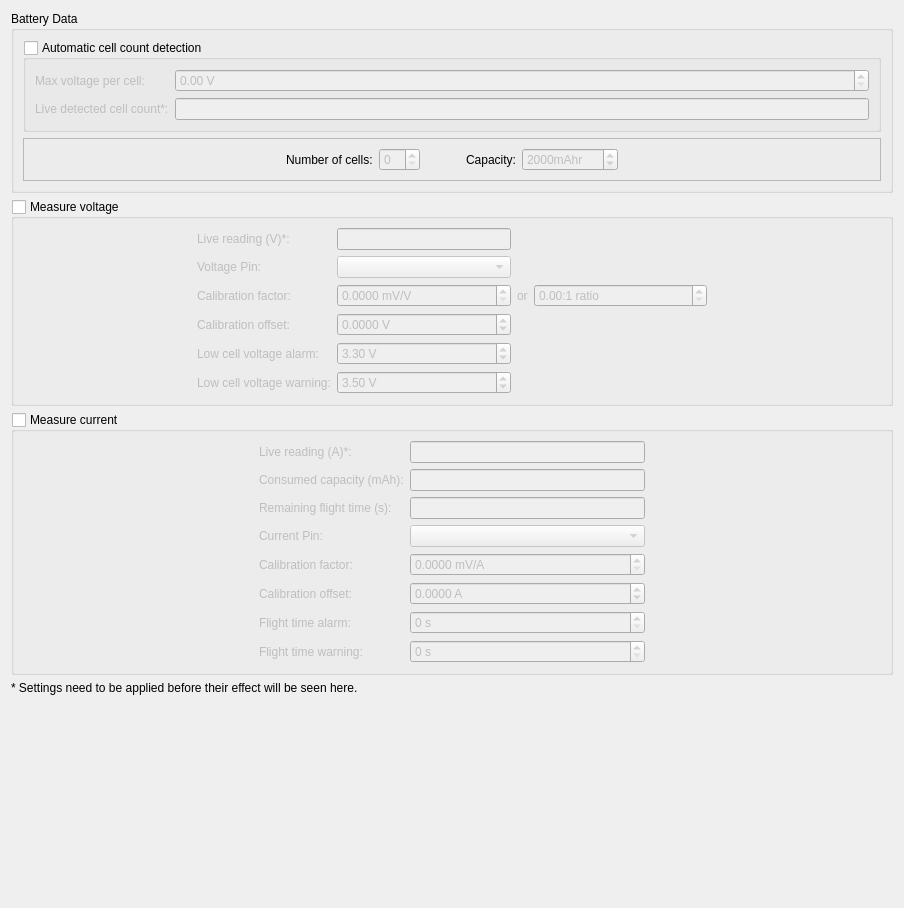
         <widget class="QWidget" name="scrollAreaWidgetContents_2">
          <property name="geometry">
           <rect>
            <x>0</x>
            <y>0</y>
            <width>904</width>
            <height>908</height>
           </rect>
          </property>
          <layout class="QVBoxLayout" name="verticalLayout_14">
           <item>
            <widget class="QGroupBox" name="gbBatteryData">
             <property name="title">
              <string>Battery Data</string>
             </property>
             <layout class="QVBoxLayout" name="verticalLayout_5">
              <item>
               <widget class="QGroupBox" name="gbAutoCellDetection">
                <property name="enabled">
                 <bool>true</bool>
                </property>
                <property name="title">
                 <string>Automatic cell count detection</string>
                </property>
                <property name="checkable">
                 <bool>true</bool>
                </property>
                <property name="checked">
                 <bool>false</bool>
                </property>
                <layout class="QFormLayout" name="formLayout_6">
                 <item row="0" column="0">
                  <widget class="QLabel" name="lblMaxCellVoltage">
                   <property name="text">
                    <string>Max voltage per cell:</string>
                   </property>
                  </widget>
                 </item>
                 <item row="0" column="1">
                  <widget class="QDoubleSpinBox" name="sbMaxCellVoltage">
                   <property name="enabled">
                    <bool>false</bool>
                   </property>
                   <property name="suffix">
                    <string> V</string>
                   </property>
                   <property name="singleStep">
                    <double>0.050000000000000</double>
                   </property>
                   <property name="value">
                    <double>0.000000000000000</double>
                   </property>
                   <property name="objrelation" stdset="0">
                    <stringlist>
                     <string>objname:FlightBatterySettings</string>
                     <string>fieldname:MaxCellVoltage</string>
                    </stringlist>
                   </property>
                  </widget>
                 </item>
                 <item row="1" column="0">
                  <widget class="QLabel" name="lblLiveCellCount">
                   <property name="text">
                    <string>Live detected cell count*:</string>
                   </property>
                  </widget>
                 </item>
                 <item row="1" column="1">
                  <widget class="QLineEdit" name="leLiveCellCount">
                   <property name="readOnly">
                    <bool>true</bool>
                   </property>
                   <property name="objrelation" stdset="0">
                    <stringlist>
                     <string>objname:FlightBatteryState</string>
                     <string>fieldname:DetectedCellCount</string>
                    </stringlist>
                   </property>
                  </widget>
                 </item>
                </layout>
               </widget>
              </item>
              <item>
               <widget class="QFrame" name="frame">
                <property name="minimumSize">
                 <size>
                  <width>0</width>
                  <height>0</height>
                 </size>
                </property>
                <property name="frameShape">
                 <enum>QFrame::StyledPanel</enum>
                </property>
                <property name="frameShadow">
                 <enum>QFrame::Raised</enum>
                </property>
                <layout class="QGridLayout" name="gridLayout_3">
                 <item row="0" column="1">
                  <widget class="QLabel" name="lblNumBatteryCells">
                   <property name="enabled">
                    <bool>true</bool>
                   </property>
                   <property name="sizePolicy">
                    <sizepolicy hsizetype="Minimum" vsizetype="Preferred">
                     <horstretch>0</horstretch>
                     <verstretch>0</verstretch>
                    </sizepolicy>
                   </property>
                   <property name="text">
                    <string>Number of cells:</string>
                   </property>
                  </widget>
                 </item>
                 <item row="0" column="2">
                  <widget class="QSpinBox" name="sb_numBatteryCells">
                   <property name="enabled">
                    <bool>false</bool>
                   </property>
                   <property name="minimum">
                    <number>0</number>
                   </property>
                   <property name="objrelation" stdset="0">
                    <stringlist>
                     <string>objname:FlightBatterySettings</string>
                     <string>fieldname:NbCells</string>
                    </stringlist>
                   </property>
                  </widget>
                 </item>
                 <item row="0" column="3">
                  <spacer name="horizontalSpacer_10">
                   <property name="orientation">
                    <enum>Qt::Horizontal</enum>
                   </property>
                   <property name="sizeType">
                    <enum>QSizePolicy::Fixed</enum>
                   </property>
                   <property name="sizeHint" stdset="0">
                    <size>
                     <width>40</width>
                     <height>20</height>
                    </size>
                   </property>
                  </spacer>
                 </item>
                 <item row="0" column="4">
                  <widget class="QLabel" name="lblBatteryCapacity">
                   <property name="enabled">
                    <bool>true</bool>
                   </property>
                   <property name="text">
                    <string>Capacity:</string>
                   </property>
                  </widget>
                 </item>
                 <item row="0" column="6">
                  <spacer name="horizontalSpacer_4">
                   <property name="orientation">
                    <enum>Qt::Horizontal</enum>
                   </property>
                   <property name="sizeHint" stdset="0">
                    <size>
                     <width>40</width>
                     <height>20</height>
                    </size>
                   </property>
                  </spacer>
                 </item>
                 <item row="0" column="5">
                  <widget class="QSpinBox" name="sb_batteryCapacity">
                   <property name="enabled">
                    <bool>false</bool>
                   </property>
                   <property name="suffix">
                    <string>mAhr</string>
                   </property>
                   <property name="minimum">
                    <number>1</number>
                   </property>
                   <property name="maximum">
                    <number>1000000</number>
                   </property>
                   <property name="singleStep">
                    <number>100</number>
                   </property>
                   <property name="value">
                    <number>2000</number>
                   </property>
                   <property name="objrelation" stdset="0">
                    <stringlist>
                     <string>objname:FlightBatterySettings</string>
                     <string>fieldname:Capacity</string>
                    </stringlist>
                   </property>
                  </widget>
                 </item>
                 <item row="0" column="0">
                  <spacer name="horizontalSpacer_11">
                   <property name="orientation">
                    <enum>Qt::Horizontal</enum>
                   </property>
                   <property name="sizeHint" stdset="0">
                    <size>
                     <width>40</width>
                     <height>20</height>
                    </size>
                   </property>
                  </spacer>
                 </item>
                </layout>
               </widget>
              </item>
             </layout>
            </widget>
           </item>
           <item>
            <widget class="QGroupBox" name="gb_measureVoltage">
             <property name="title">
              <string>Measure voltage</string>
             </property>
             <property name="checkable">
              <bool>true</bool>
             </property>
             <property name="checked">
              <bool>false</bool>
             </property>
             <layout class="QGridLayout" name="gridLayout_2">
              <item row="6" column="1">
               <widget class="QLabel" name="label_11">
                <property name="text">
                 <string>Low cell voltage alarm:</string>
                </property>
               </widget>
              </item>
              <item row="6" column="2">
               <widget class="QDoubleSpinBox" name="sb_lowVoltageAlarm">
                <property name="suffix">
                 <string> V</string>
                </property>
                <property name="singleStep">
                 <double>0.100000000000000</double>
                </property>
                <property name="value">
                 <double>3.300000000000000</double>
                </property>
                <property name="objrelation" stdset="0">
                 <stringlist>
                  <string>objname:FlightBatterySettings</string>
                  <string>fieldname:CellVoltageThresholds</string>
                  <string>element:Alarm</string>
                 </stringlist>
                </property>
               </widget>
              </item>
              <item row="2" column="4">
               <widget class="QDoubleSpinBox" name="sb_voltageRatio">
                <property name="sizePolicy">
                 <sizepolicy hsizetype="Expanding" vsizetype="Fixed">
                  <horstretch>0</horstretch>
                  <verstretch>0</verstretch>
                 </sizepolicy>
                </property>
                <property name="suffix">
                 <string>:1 ratio</string>
                </property>
               </widget>
              </item>
              <item row="1" column="1">
               <widget class="QLabel" name="label_23">
                <property name="text">
                 <string>Voltage Pin:</string>
                </property>
               </widget>
              </item>
              <item row="2" column="2">
               <widget class="QDoubleSpinBox" name="sb_voltageFactor">
                <property name="suffix">
                 <string> mV/V</string>
                </property>
                <property name="decimals">
                 <number>4</number>
                </property>
                <property name="maximum">
                 <double>1000.000000000000000</double>
                </property>
                <property name="singleStep">
                 <double>0.010000000000000</double>
                </property>
                <property name="objrelation" stdset="0">
                 <stringlist>
                  <string>objname:FlightBatterySettings</string>
                  <string>fieldname:SensorCalibrationFactor</string>
                  <string>element:Voltage</string>
                 </stringlist>
                </property>
               </widget>
              </item>
              <item row="7" column="1">
               <widget class="QLabel" name="label_12">
                <property name="text">
                 <string>Low cell voltage warning:</string>
                </property>
               </widget>
              </item>
              <item row="7" column="2">
               <widget class="QDoubleSpinBox" name="sb_lowVoltageWarning">
                <property name="suffix">
                 <string> V</string>
                </property>
                <property name="singleStep">
                 <double>0.100000000000000</double>
                </property>
                <property name="value">
                 <double>3.500000000000000</double>
                </property>
                <property name="objrelation" stdset="0">
                 <stringlist>
                  <string>objname:FlightBatterySettings</string>
                  <string>fieldname:CellVoltageThresholds</string>
                  <string>element:Warning</string>
                 </stringlist>
                </property>
               </widget>
              </item>
              <item row="0" column="2">
               <widget class="QLineEdit" name="le_liveVoltageReading">
                <property name="readOnly">
                 <bool>true</bool>
                </property>
                <property name="objrelation" stdset="0">
                 <stringlist>
                  <string>objname:FlightBatteryState</string>
                  <string>fieldname:Voltage</string>
                 </stringlist>
                </property>
               </widget>
              </item>
              <item row="5" column="1">
               <widget class="QLabel" name="label_31">
                <property name="text">
                 <string>Calibration offset:</string>
                </property>
               </widget>
              </item>
              <item row="5" column="2">
               <widget class="QDoubleSpinBox" name="sb_voltageOffSet">
                <property name="suffix">
                 <string> V</string>
                </property>
                <property name="decimals">
                 <number>4</number>
                </property>
                <property name="minimum">
                 <double>-100.000000000000000</double>
                </property>
                <property name="maximum">
                 <double>100.000000000000000</double>
                </property>
                <property name="singleStep">
                 <double>0.100000000000000</double>
                </property>
                <property name="objrelation" stdset="0">
                 <stringlist>
                  <string>objname:FlightBatterySettings</string>
                  <string>fieldname:SensorCalibrationOffset</string>
                  <string>element:Voltage</string>
                 </stringlist>
                </property>
               </widget>
              </item>
              <item row="1" column="2">
               <widget class="QComboBox" name="cbVoltagePin">
                <property name="toolTip">
                 <string>&lt;html&gt;&lt;head/&gt;&lt;body&gt;&lt;p&gt;Select an ADC pin to measure the voltage. Pins not available with the current board configuration are labeled &amp;quot;Disabled&amp;quot;. These pins may be enabled by settings on the &amp;quot;Hardware&amp;quot; tab. Pins labeled &amp;quot;N/A&amp;quot; are not available due to the board hardware design.&lt;/p&gt;&lt;/body&gt;&lt;/html&gt;</string>
                </property>
                <property name="objrelation" stdset="0">
                 <stringlist>
                  <string>objname:FlightBatterySettings</string>
                  <string>fieldname:VoltagePin</string>
                 </stringlist>
                </property>
               </widget>
              </item>
              <item row="2" column="1">
               <widget class="QLabel" name="label_13">
                <property name="text">
                 <string>Calibration factor:</string>
                </property>
               </widget>
              </item>
              <item row="0" column="1">
               <widget class="QLabel" name="label_14">
                <property name="text">
                 <string>Live reading (V)*:</string>
                </property>
               </widget>
              </item>
              <item row="1" column="0">
               <spacer name="horizontalSpacer">
                <property name="orientation">
                 <enum>Qt::Horizontal</enum>
                </property>
                <property name="sizeHint" stdset="0">
                 <size>
                  <width>40</width>
                  <height>20</height>
                 </size>
                </property>
               </spacer>
              </item>
              <item row="2" column="3">
               <widget class="QLabel" name="label_5">
                <property name="text">
                 <string>or</string>
                </property>
               </widget>
              </item>
              <item row="2" column="5">
               <spacer name="horizontalSpacer_2">
                <property name="orientation">
                 <enum>Qt::Horizontal</enum>
                </property>
                <property name="sizeHint" stdset="0">
                 <size>
                  <width>40</width>
                  <height>20</height>
                 </size>
                </property>
               </spacer>
              </item>
             </layout>
            </widget>
           </item>
           <item>
            <widget class="QGroupBox" name="gb_measureCurrent">
             <property name="title">
              <string>Measure current</string>
             </property>
             <property name="checkable">
              <bool>true</bool>
             </property>
             <property name="checked">
              <bool>false</bool>
             </property>
             <layout class="QGridLayout" name="gridLayout_4">
              <item row="0" column="1">
               <widget class="QLabel" name="label_9">
                <property name="text">
                 <string>Live reading (A)*:</string>
                </property>
               </widget>
              </item>
              <item row="0" column="2">
               <widget class="QLineEdit" name="le_liveCurrentReading">
                <property name="readOnly">
                 <bool>true</bool>
                </property>
                <property name="objrelation" stdset="0">
                 <stringlist>
                  <string>objname:FlightBatteryState</string>
                  <string>fieldname:Current</string>
                 </stringlist>
                </property>
               </widget>
              </item>
              <item row="7" column="1">
               <widget class="QLabel" name="label_35">
                <property name="text">
                 <string>Flight time warning:</string>
                </property>
               </widget>
              </item>
              <item row="7" column="2">
               <widget class="QSpinBox" name="sb_flightTimeWarning">
                <property name="toolTip">
                 <string>&lt;html&gt;&lt;head/&gt;&lt;body&gt;&lt;p&gt;Issue a warning when the remaining flight time (calculated based on battery capacity and current consumed) is below this threshold. Set to 0s to disable.&lt;/p&gt;&lt;/body&gt;&lt;/html&gt;</string>
                </property>
                <property name="suffix">
                 <string> s</string>
                </property>
                <property name="maximum">
                 <number>255</number>
                </property>
                <property name="objrelation" stdset="0">
                 <stringlist>
                  <string>objname:FlightBatterySettings</string>
                  <string>fieldname:FlightTimeThresholds</string>
                  <string>element:Warning</string>
                 </stringlist>
                </property>
               </widget>
              </item>
              <item row="3" column="1">
               <widget class="QLabel" name="label_24">
                <property name="text">
                 <string>Current Pin:</string>
                </property>
               </widget>
              </item>
              <item row="3" column="2">
               <widget class="QComboBox" name="cbCurrentPin">
                <property name="toolTip">
                 <string>&lt;html&gt;&lt;head/&gt;&lt;body&gt;&lt;p&gt;Select an ADC pin to measure the current. Pins not available with the current board configuration are labeled &amp;quot;Disabled&amp;quot;. These pins may be enabled by settings on the &amp;quot;Hardware&amp;quot; tab. Pins labeled &amp;quot;N/A&amp;quot; are not available due to the board hardware design.&lt;/p&gt;&lt;/body&gt;&lt;/html&gt;</string>
                </property>
                <property name="objrelation" stdset="0">
                 <stringlist>
                  <string>objname:FlightBatterySettings</string>
                  <string>fieldname:CurrentPin</string>
                 </stringlist>
                </property>
               </widget>
              </item>
              <item row="4" column="1">
               <widget class="QLabel" name="label_8">
                <property name="text">
                 <string>Calibration factor:</string>
                </property>
               </widget>
              </item>
              <item row="5" column="1">
               <widget class="QLabel" name="label_32">
                <property name="text">
                 <string>Calibration offset:</string>
                </property>
               </widget>
              </item>
              <item row="5" column="2">
               <widget class="QDoubleSpinBox" name="sb_currentOffSet">
                <property name="suffix">
                 <string> A</string>
                </property>
                <property name="decimals">
                 <number>4</number>
                </property>
                <property name="minimum">
                 <double>-200.000000000000000</double>
                </property>
                <property name="maximum">
                 <double>200.000000000000000</double>
                </property>
                <property name="singleStep">
                 <double>0.100000000000000</double>
                </property>
                <property name="objrelation" stdset="0">
                 <stringlist>
                  <string>objname:FlightBatterySettings</string>
                  <string>fieldname:SensorCalibrationOffset</string>
                  <string>element:Current</string>
                 </stringlist>
                </property>
               </widget>
              </item>
              <item row="6" column="1">
               <widget class="QLabel" name="label_33">
                <property name="text">
                 <string>Flight time alarm:</string>
                </property>
               </widget>
              </item>
              <item row="6" column="2">
               <widget class="QSpinBox" name="sb_flightTimeAlarm">
                <property name="toolTip">
                 <string>&lt;html&gt;&lt;head/&gt;&lt;body&gt;&lt;p&gt;Raise an alarm when the remaining flight time (calculated based on battery capacity and current consumed) is below this threshold. Set to 0s to disable.&lt;/p&gt;&lt;/body&gt;&lt;/html&gt;</string>
                </property>
                <property name="suffix">
                 <string> s</string>
                </property>
                <property name="maximum">
                 <number>255</number>
                </property>
                <property name="objrelation" stdset="0">
                 <stringlist>
                  <string>objname:FlightBatterySettings</string>
                  <string>fieldname:FlightTimeThresholds</string>
                  <string>element:Alarm</string>
                 </stringlist>
                </property>
               </widget>
              </item>
              <item row="2" column="0">
               <spacer name="horizontalSpacer_3">
                <property name="orientation">
                 <enum>Qt::Horizontal</enum>
                </property>
                <property name="sizeHint" stdset="0">
                 <size>
                  <width>40</width>
                  <height>20</height>
                 </size>
                </property>
               </spacer>
              </item>
              <item row="1" column="1">
               <widget class="QLabel" name="label_36">
                <property name="text">
                 <string>Consumed capacity (mAh):</string>
                </property>
               </widget>
              </item>
              <item row="1" column="2">
               <widget class="QLineEdit" name="le_liveConsumedEnergy">
                <property name="readOnly">
                 <bool>true</bool>
                </property>
                <property name="objrelation" stdset="0">
                 <stringlist>
                  <string>objname:FlightBatteryState</string>
                  <string>fieldname:ConsumedEnergy</string>
                 </stringlist>
                </property>
               </widget>
              </item>
              <item row="2" column="1">
               <widget class="QLabel" name="label_37">
                <property name="text">
                 <string>Remaining flight time (s):</string>
                </property>
               </widget>
              </item>
              <item row="4" column="2">
               <widget class="QDoubleSpinBox" name="sb_currentFactor">
                <property name="suffix">
                 <string> mV/A</string>
                </property>
                <property name="decimals">
                 <number>4</number>
                </property>
                <property name="maximum">
                 <double>1000.000000000000000</double>
                </property>
                <property name="singleStep">
                 <double>0.000010000000000</double>
                </property>
                <property name="objrelation" stdset="0">
                 <stringlist>
                  <string>objname:FlightBatterySettings</string>
                  <string>fieldname:SensorCalibrationFactor</string>
                  <string>element:Current</string>
                 </stringlist>
                </property>
               </widget>
              </item>
              <item row="2" column="2">
               <widget class="QLineEdit" name="le_liveEstimatedFlightTime">
                <property name="readOnly">
                 <bool>true</bool>
                </property>
                <property name="objrelation" stdset="0">
                 <stringlist>
                  <string>objname:FlightBatteryState</string>
                  <string>fieldname:EstimatedFlightTime</string>
                 </stringlist>
                </property>
               </widget>
              </item>
              <item row="2" column="3">
               <spacer name="horizontalSpacer_25">
                <property name="orientation">
                 <enum>Qt::Horizontal</enum>
                </property>
                <property name="sizeHint" stdset="0">
                 <size>
                  <width>40</width>
                  <height>20</height>
                 </size>
                </property>
               </spacer>
              </item>
             </layout>
            </widget>
           </item>
           <item>
            <widget class="QLabel" name="lblForNoobs">
             <property name="text">
              <string>* Settings need to be applied before their effect will be seen here.</string>
             </property>
            </widget>
           </item>
           <item>
            <spacer name="verticalSpacer_6">
             <property name="orientation">
              <enum>Qt::Vertical</enum>
             </property>
             <property name="sizeHint" stdset="0">
              <size>
               <width>20</width>
               <height>2</height>
              </size>
             </property>
            </spacer>
           </item>
          </layout>
         </widget>
